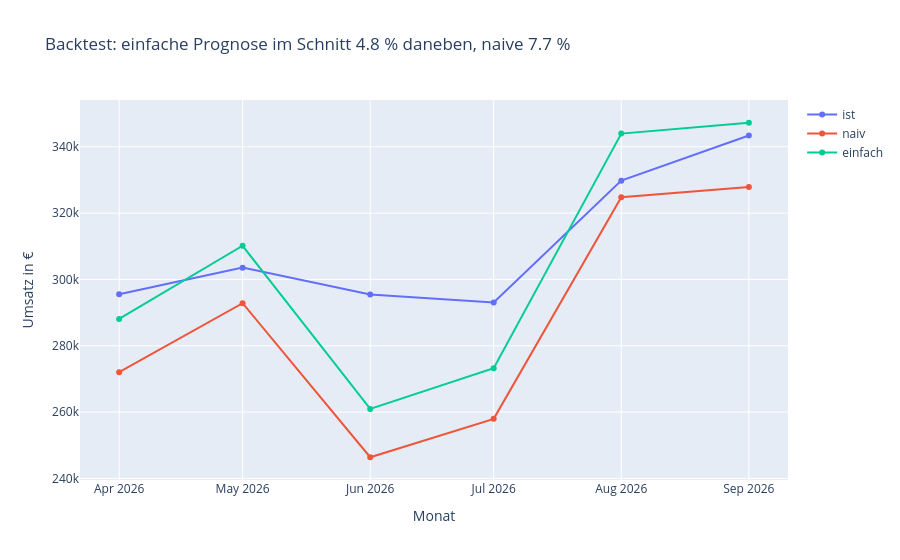

The notebook cell this image was saved under:
### Code cell
px.line(backtest, x="monat", y=["ist", "naiv", "einfach"], markers=True,
        title=f"Backtest: einfache Prognose im Schnitt {mape_einfach:.1f} % daneben, naive {mape_naiv:.1f} %",
        labels={"monat": "Monat", "value": "Umsatz in €", "variable": ""})

### Figure 1 — Plotly figure (JSON) as saved in the notebook; plotly's stock layout.template omitted (floating-point values rounded to 4 significant figures)
{"data": [{"hovertemplate": "=ist<br>Monat=%{x}<br>Umsatz in €=%{y}<extra></extra>", "legendgroup": "ist", "line": {"color": "#636efa", "dash": "solid"}, "marker": {"symbol": "circle"}, "mode": "lines+markers", "name": "ist", "orientation": "v", "showlegend": true, "type": "scatter", "x": ["2026-04", "2026-05", "2026-06", "2026-07", "2026-08", "2026-09"], "xaxis": "x", "y": [295500.0, 303600.0, 295500.0, 293100.0, 329800.0, 343400.0], "yaxis": "y"}, {"hovertemplate": "=naiv<br>Monat=%{x}<br>Umsatz in €=%{y}<extra></extra>", "legendgroup": "naiv", "line": {"color": "#EF553B", "dash": "solid"}, "marker": {"symbol": "circle"}, "mode": "lines+markers", "name": "naiv", "orientation": "v", "showlegend": true, "type": "scatter", "x": ["2026-04", "2026-05", "2026-06", "2026-07", "2026-08", "2026-09"], "xaxis": "x", "y": [272000.0, 292800.0, 246400.0, 258000.0, 324800.0, 327900.0], "yaxis": "y"}, {"hovertemplate": "=einfach<br>Monat=%{x}<br>Umsatz in €=%{y}<extra></extra>", "legendgroup": "einfach", "line": {"color": "#00cc96", "dash": "solid"}, "marker": {"symbol": "circle"}, "mode": "lines+markers", "name": "einfach", "orientation": "v", "showlegend": true, "type": "scatter", "x": ["2026-04", "2026-05", "2026-06", "2026-07", "2026-08", "2026-09"], "xaxis": "x", "y": [288100.0, 310200.0, 261000.0, 273200.0, 344000.0, 347200.0], "yaxis": "y"}], "layout": {"legend": {"title": {"text": ""}, "tracegroupgap": 0}, "title": {"text": "Backtest: einfache Prognose im Schnitt 4.8 % daneben, naive 7.7 %"}, "xaxis": {"anchor": "y", "domain": [0.0, 1.0], "title": {"text": "Monat"}}, "yaxis": {"anchor": "x", "domain": [0.0, 1.0], "title": {"text": "Umsatz in €"}}}}
